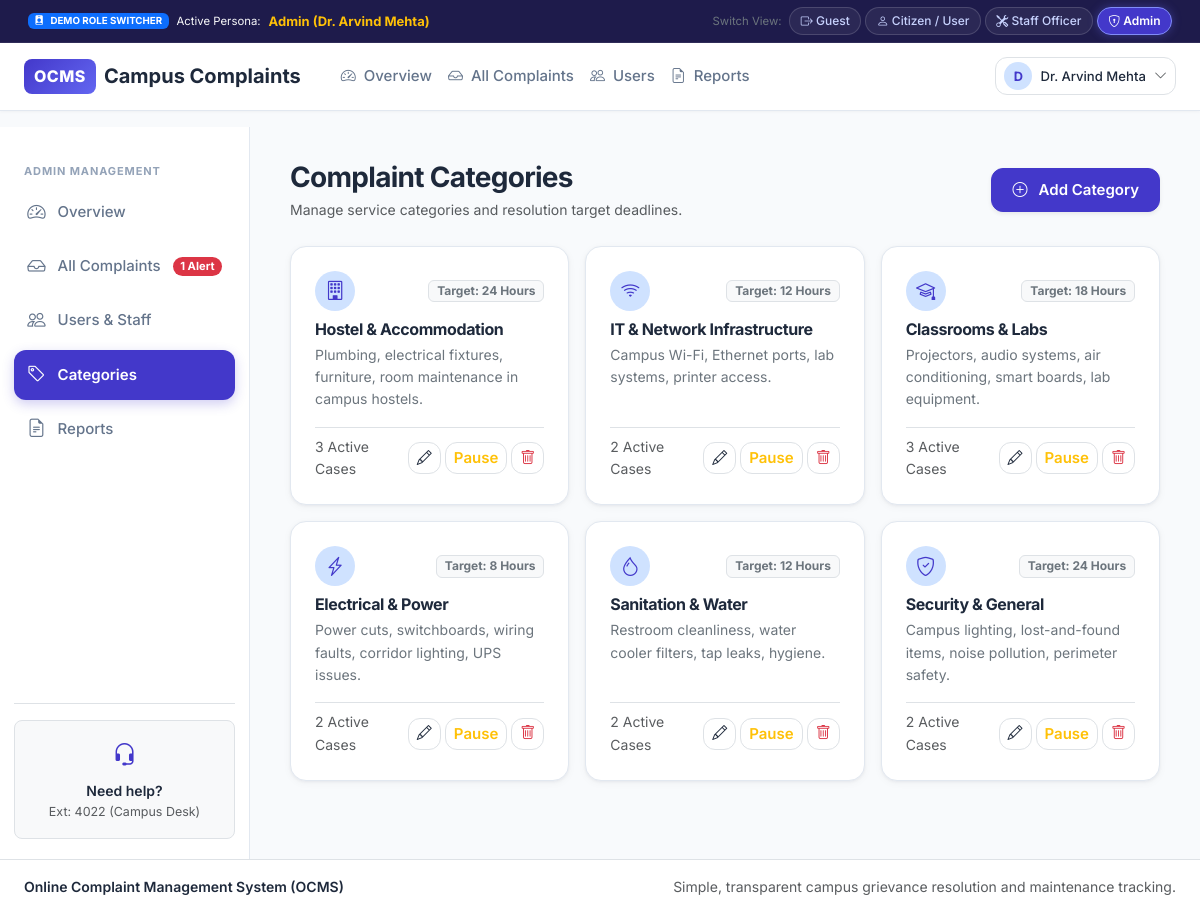
The app's page /admin/categories (signed in) with its own data.
### app/models.py (models this page shows, shortened)
class User(UserMixin, db.Model):
    __tablename__ = 'users'
    id = db.Column(db.Integer, primary_key=True)
    name = db.Column(db.String(100), nullable=False)
    email = db.Column(db.String(120), unique=True, nullable=False, index=True)
    phone = db.Column(db.String(20), nullable=True)
    password_hash = db.Column(db.String(255), nullable=False)
    role = db.Column(db.String(20), default='user', nullable=False, index=True)  # 'user', 'staff', 'admin'
    is_active = db.Column(db.Boolean, default=True, nullable=False)
    department = db.Column(db.String(100), nullable=True)
    failed_attempts = db.Column(db.Integer, default=0, nullable=False)
    locked_until = db.Column(SliceableDateTimeType, nullable=True)
    created_at = db.Column(SliceableDateTimeType, default=datetime.utcnow, nullable=False)
    complaints = db.relationship('Complaint', foreign_keys='Complaint.user_id', backref='user', lazy=True)
    assigned_complaints = db.relationship('Complaint', foreign_keys='Complaint.assigned_to', backref='assignee', lazy=True)
    notifications = db.relationship('Notification', backref='user', lazy=True, cascade='all, delete-orphan')

class Category(db.Model):
    __tablename__ = 'categories'
    id = db.Column(db.Integer, primary_key=True)
    name = db.Column(db.String(100), unique=True, nullable=False)
    description = db.Column(db.Text, nullable=True)
    sla_hours = db.Column(db.Integer, default=48, nullable=False)
    icon = db.Column(db.String(50), default='bi-tag', nullable=False)
    is_active = db.Column(db.Boolean, default=True, nullable=False)
    default_priority = db.Column(db.String(20), default='Medium', nullable=False)
    complaints = db.relationship('Complaint', backref='category', lazy=True)
    @property
    def category_id(self):
        return self.id
    @property
    def complaint_count(self):
        return len(self.complaints)

### app/admin/routes.py (the view)
@admin_bp.route('/admin/categories')
@login_required
@admin_required
def admin_categories():
    categories = Category.query.all()
    return render_template(
        'admin/categories.html',
        is_dashboard=True,
        active_page='admin_categories',
        categories=categories
    )

### app/__init__.py (called while the page is built)
@login_manager.user_loader
def load_user(user_id):
    return db.session.get(User, int(user_id))

def smart_url_for(endpoint, **values):
    try:
        return flask_url_for(endpoint, **values)
    except Exception:
        for prefix in ['auth', 'user', 'admin', 'staff', 'main']:
            try:
                return flask_url_for(f"{prefix}.{endpoint}", **values)
            except Exception:
                pass
        return flask_url_for(endpoint, **values)

### app/models.py (called while the page is built)
    def process_result_value(self, value, dialect):
        if value is not None:
            return SliceableDateTime(
                value.year, value.month, value.day,
                value.hour, value.minute, value.second,
                value.microsecond, value.tzinfo
            )
        return value

### app/utils.py (called while the page is built)
def admin_required(f):
    @wraps(f)
    def decorated_function(*args, **kwargs):
        if not current_user.is_authenticated:
            flash("Please sign in to access the administrator portal.", "warning")
            return redirect(url_for('auth.login', next=request.url))
        if current_user.role != 'admin':
            abort(403)
        return f(*args, **kwargs)
    return decorated_function

### templates/admin/categories.html (shortened to what this page needs)
{% extends 'base.html' %}
{% block content %}
<div class="d-flex flex-wrap justify-content-between align-items-center mb-4">
  <div>
    <h2 class="fw-bold text-dark mb-1">Complaint Categories</h2>
    <p class="text-muted small mb-0">Manage service categories and resolution target deadlines.</p>
  </div>
  <button type="button" class="btn btn-primary shadow-sm mt-3 mt-md-0" data-bs-toggle="modal" data-bs-target="#addCatModal">
    <i class="bi bi-plus-circle me-1"></i> Add Category
  </button>
</div>
<div class="row g-3">
  {% for cat in categories %}
  <div class="col-md-6 col-xl-4">
    <div class="ocms-card p-4 h-100 d-flex flex-column">
      <div class="d-flex justify-content-between align-items-center mb-2">
        <div class="rounded-circle bg-primary-subtle text-primary d-inline-flex align-items-center justify-content-center" style="width: 40px; height: 40px; font-size: 1.2rem;">
          <i class="bi {{ cat.icon }}"></i>
        </div>
        <span class="badge bg-light text-secondary border small">Target: {{ cat.sla_hours }} Hours</span>
      </div>
      <h5 class="fw-bold text-dark mb-1">{{ cat.name }}</h5>
      <p class="text-secondary small flex-grow-1">{{ cat.description }}</p>
      <div class="pt-2 border-top d-flex justify-content-between align-items-center">
        <span class="small text-muted">{{ cat.complaint_count }} Active Cases</span>
        <div class="d-flex align-items-center gap-1">
          <button type="button" class="btn btn-sm btn-light border py-1 px-2" data-bs-toggle="modal" data-bs-target="#editCatModal{{ cat.category_id }}" title="Edit">
            <i class="bi bi-pencil"></i>
          </button>
          <form action="{{ url_for('admin_toggle_category', category_id=cat.category_id) }}" method="POST" class="d-inline">
            {% if cat.is_active %}
              <button type="submit" class="btn btn-sm btn-light border py-1 px-2 text-warning" title="Deactivate">Pause</button>
            {% else %}
              <button type="submit" class="btn btn-sm btn-light border py-1 px-2 text-success" title="Activate">Activate</button>
            {% endif %}
          </form>
          <button type="button" class="btn btn-sm btn-light border py-1 px-2 text-danger" data-bs-toggle="modal" data-bs-target="#deleteCatModal{{ cat.category_id }}" title="Delete">
            <i class="bi bi-trash"></i>
          </button>
        </div>
      </div>
    </div>
  </div>
  {% endfor %}
</div>
{% endblock %}

### templates/partials/navbar.html (shortened to what this page needs)
<nav class="navbar navbar-expand-lg ocms-navbar">
  <div class="container-fluid px-3 px-md-4">
    <a class="navbar-brand d-flex align-items-center gap-2 fw-bold text-dark text-decoration-none" href="{{ url_for('index') }}">
      <span class="brand-badge fs-6">OCMS</span>
      <span class="fs-5 d-none d-sm-inline">Campus Complaints</span>
    </a>
    <div class="collapse navbar-collapse" id="ocmsNavContent">
      <ul class="navbar-nav me-auto mb-2 mb-lg-0 ms-lg-3">
        {% if not session.get('role') %}
          <li class="nav-item">
            <a class="nav-link" href="{{ url_for('index') }}"><i class="bi bi-house me-1"></i> Home</a>
          </li>
          <li class="nav-item">
            <a class="nav-link" href="{{ url_for('index') }}#categories"><i class="bi bi-grid me-1"></i> Categories</a>
          </li>
          <li class="nav-item">
            <a class="nav-link" href="{{ url_for('track_public') }}"><i class="bi bi-search me-1"></i> Track a Complaint</a>
          </li>
        {% elif session.get('role') == 'admin' %}
          <li class="nav-item">
            <a class="nav-link" href="{{ url_for('admin_dashboard') }}"><i class="bi bi-speedometer2 me-1"></i> Overview</a>
          </li>
          <li class="nav-item">
            <a class="nav-link" href="{{ url_for('admin_complaints') }}"><i class="bi bi-inbox me-1"></i> All Complaints</a>
          </li>
          <li class="nav-item">
            <a class="nav-link" href="{{ url_for('admin_users') }}"><i class="bi bi-people me-1"></i> Users</a>
          </li>
          <li class="nav-item">
            <a class="nav-link" href="{{ url_for('admin_reports') }}"><i class="bi bi-file-earmark-text me-1"></i> Reports</a>
          </li>
        {% endif %}
      </ul>
      <div class="d-flex align-items-center flex-wrap gap-2">
        {% if not session.get('role') %}
          <a href="{{ url_for('submit_complaint') }}" class="btn btn-primary btn-sm px-3 shadow-sm">
            <i class="bi bi-plus-circle me-1"></i> Submit a Complaint
          </a>
          <a href="{{ url_for('login') }}" class="btn btn-light btn-sm px-3 border">
            Log In
          </a>
        {% else %}
          <div class="dropdown">
            <button class="btn btn-light btn-sm border d-flex align-items-center gap-2 py-1 px-2" type="button" data-bs-toggle="dropdown" aria-expanded="false">
              <span class="rounded-circle bg-primary-subtle text-primary d-inline-flex align-items-center justify-content-center fw-bold" style="width: 28px; height: 28px; font-size: 0.8rem;">
                {{ session.get('user_name', 'User')[:1] }}
              </span>
              <span class="fw-medium small d-none d-sm-inline">{{ session.get('user_name', 'Account') }}</span>
              <i class="bi bi-chevron-down text-muted small"></i>
            </button>
          </div>
        {% endif %}
      </div>
    </div>
  </div>
</nav>

### static/css/theme.css (style rules this page uses)
:root { --ocms-primary: #4338ca; --ocms-primary-hover: #3730a3; --ocms-primary-light: #eef2ff; --ocms-primary-glow: rgba(67, 56, 202, 0.15); --ocms-teal: #0d9488; --ocms-teal-light: #f0fdfa; --ocms-bg: #f8fafc; --ocms-card: #ffffff; --ocms-border: #e2e8f0; --ocms-border-focus: #a5b4fc; --ocms-text: #1e293b; --ocms-text-muted: #64748b; --ocms-text-light: #94a3b8; --status-pending-bg: #fef3c7; --status-pending-text: #92400e; --status-pending-border: #fde68a; --status-progress-bg: #e0e7ff; --status-progress-text: #3730a3; --status-progress-border: #c7d2fe; --status-resolved-bg: #d1fae5; --status-resolved-text: #065f46; --status-resolved-border: #a7f3d0; --status-rejected-bg: #ffe4e6; --status-rejected-text: #9f1239; --status-rejected-border: #fecdd3; --status-neutral-bg: #f1f5f9; --status-neutral-text: #475569; --status-neutral-border: #e2e8f0; --radius-sm: 8px; --radius-md: 12px; --radius-lg: 16px; --radius-xl: 20px; --radius-pill: 9999px; --shadow-subtle: 0 1px 3px rgba(15, 23, 42, 0.04); --shadow-card: 0 2px 8px rgba(15, 23, 42, 0.04), 0 1px 3px rgba(15, 23, 42, 0.05); --shadow-hover: 0 10px 20px -3px rgba(15, 23, 42, 0.08), 0 4px 6px -2px rgba(15, 23, 42, 0.03); --shadow-focus: 0 0 0 4px rgba(67, 56, 202, 0.12); --font-family: 'Inter', system-ui, -apple-system, BlinkMacSystemFont, 'Segoe UI', Roboto, sans-serif; --navbar-height: 68px; --sidebar-width: 250px; }
*, *::before, *::after { box-sizing: border-box; }
html { font-size: 16px; }
body { font-family: var(--font-family); background-color: var(--ocms-bg); color: var(--ocms-text); margin: 0; min-height: 100vh; display: flex; flex-direction: column; line-height: 1.6; -webkit-font-smoothing: antialiased; }
h1, h2, h3, h4, h5, h6 { color: var(--ocms-text); font-weight: 700; letter-spacing: -0.025em; line-height: 1.3; }
h2 { font-size: 1.75rem; }
h5 { font-size: 1rem; }
p, .form-text, .text-secondary { color: var(--ocms-text-muted); }
.text-dark { color: var(--ocms-text) !important; }
.text-primary { color: var(--ocms-primary) !important; }
.ocms-navbar { height: var(--navbar-height); background: #ffffff; border-bottom: 1px solid var(--ocms-border); box-shadow: var(--shadow-subtle); position: sticky; top: 0; z-index: 1030; }
.brand-badge { background: linear-gradient(135deg, var(--ocms-primary), #6366f1); color: #ffffff; padding: 5px 10px; border-radius: var(--radius-sm); font-weight: 800; letter-spacing: 0.5px; }
.ocms-navbar .nav-link { color: var(--ocms-text-muted); font-weight: 500; font-size: 0.9375rem; padding: 0.5rem 0.85rem; border-radius: var(--radius-sm); transition: all 0.2s ease; }
.ocms-card { background: var(--ocms-card); border-radius: var(--radius-lg); border: 1px solid var(--ocms-border); box-shadow: var(--shadow-card); transition: transform 0.2s ease, box-shadow 0.2s ease; }
.btn { font-weight: 600; font-size: 0.9375rem; border-radius: var(--radius-md); padding: 0.6rem 1.25rem; transition: all 0.2s ease; display: inline-flex; align-items: center; justify-content: center; gap: 0.45rem; }
.btn-primary { background-color: var(--ocms-primary); border-color: var(--ocms-primary); color: #ffffff; }
.btn-light { background-color: #ffffff; border-color: var(--ocms-border); color: var(--ocms-text); }

### records on screen
User: get "Dr. Arvind Mehta"
Category: sla_hours "24", name "Hostel & Accommodation", description "Plumbing, electrical fixtures, furniture, room maintenance in campus hostels.", complaint_count "3", is_active "Pause"
Category: sla_hours "12", name "IT & Network Infrastructure", description "Campus Wi-Fi, Ethernet ports, lab systems, printer access.", complaint_count "2", is_active "Pause"
Category: sla_hours "18", name "Classrooms & Labs", description "Projectors, audio systems, air conditioning, smart boards, lab equipment.", complaint_count "3", is_active "Pause"
Category: sla_hours "8", name "Electrical & Power", description "Power cuts, switchboards, wiring faults, corridor lighting, UPS issues.", complaint_count "2", is_active "Pause"
Category: sla_hours "12", name "Sanitation & Water", description "Restroom cleanliness, water cooler filters, tap leaks, hygiene.", complaint_count "2", is_active "Pause"
Category: sla_hours "24", name "Security & General", description "Campus lighting, lost-and-found items, noise pollution, perimeter safety.", complaint_count "2", is_active "Pause"

### other values on screen
{{ session.get('user_name', 'User')[:1] }} "D"
